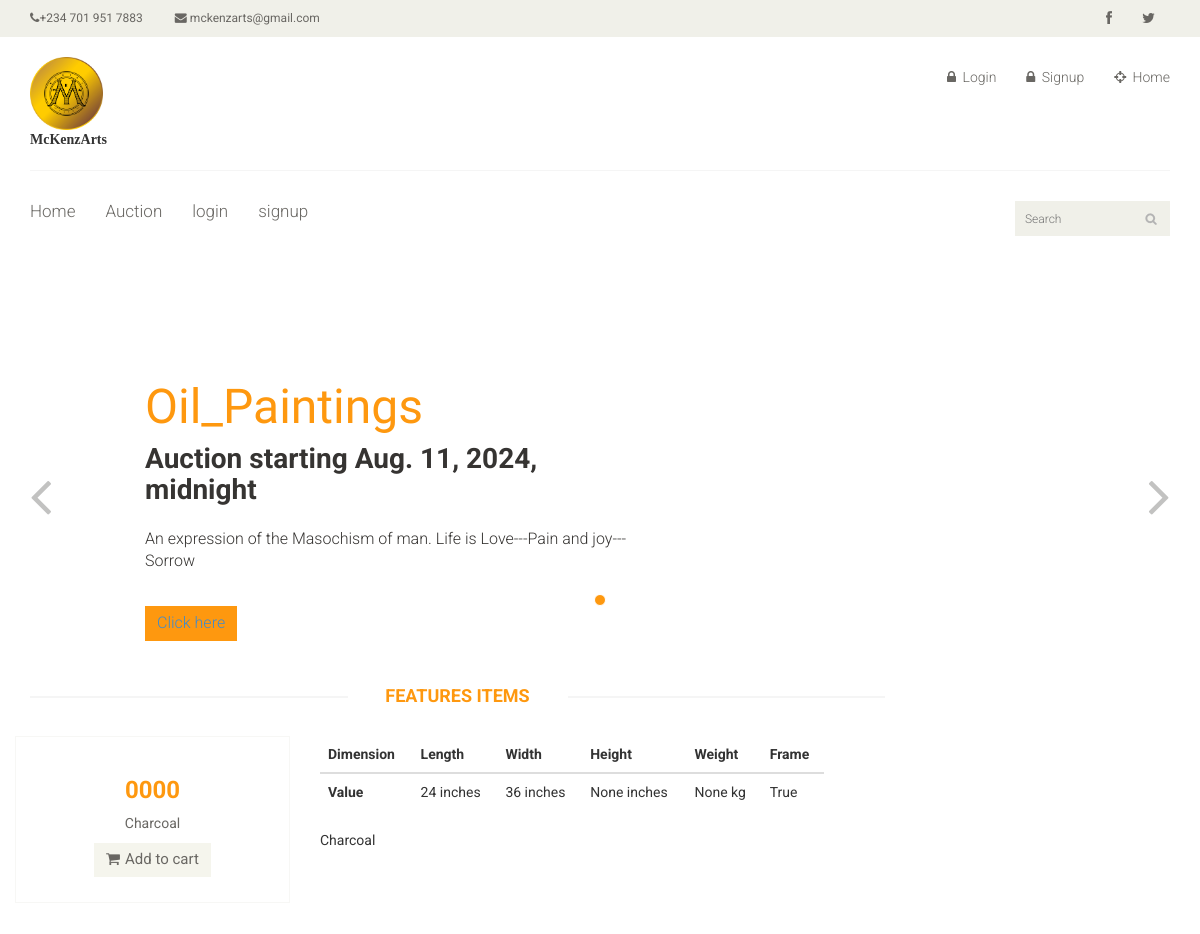
/product/Charcoal/, run on the app's committed database.
### artapp/models.py (models this page shows, shortened)
class Artproduct(models.Model):
    AUCTION_STATUS = (('None', 'None'),
                      ('Activated', 'Activated'),
                      ('Deactivated', 'Deactivated'),
                      )
    category = models.ForeignKey(
        Category, on_delete=models.CASCADE, null=True, blank=True, related_name='category')
    owner = models.ForeignKey(
        Custombaseuser, on_delete=models.CASCADE, null=True, blank=True, related_name='owner')
    name = models.CharField(max_length=150, blank=False)
    description = models.TextField(max_length=1500, blank=False)
    length = models.IntegerField(blank=True, null=True)
    width = models.IntegerField(blank=True, null=True)
    height = models.IntegerField(blank=True, null=True)
    weight = models.IntegerField(blank=True, null=True)
    frame = models.BooleanField(blank=True, null=True)
    brand = models.ForeignKey(
        Brand, on_delete=models.CASCADE, null=True, blank=True, related_name='category')
    creation_date = models.DateTimeField(auto_now_add=True, null=True)
    price = models.CharField(max_length=100, blank=False, null=True)
    auction_activated = models.CharField(
        max_length=200, choices=AUCTION_STATUS, default='STATUS[0]', blank=False, null=True)
    auction_time = models.DateTimeField(blank=True, null=True)
    auction_stop_time = models.DateTimeField(blank=True, null=True)
    def get_auction_url(self):
        return reverse('auction_view_detail', kwargs={"id": self.name})

### artapp/views.py (the view)
# urls.py: path('product/<str:id>/', product_view, name='product_view'),
def product_view(request, id):
    cat = Category.objects.filter(name='Smiling_Through_Pain')[0]
    slider1 = Artproduct.objects.filter(category=cat).first()
    art = Artproduct.objects.all()
    products = Artproduct.objects.filter(name=id).first()
    context = {'slider1': slider1, 'products': products, 'art': art}
    return render(request, 'products.html', context)

### artapp/templatetags/artproductserializer.py (called while the page is built)
@register.filter
def firstartpictures(value):
    pictures = ArtpictureModel.objects.filter(pic_name=value.id)
    return pictures.first().file.url

@register.filter
def secondartpictures(value):
    pictures = ArtpictureModel.objects.filter(pic_name=value.id)
    try:
        return pictures[1].file.url
    except:
        pass

### templates/products.html (shortened to what this page needs)
{% extends "index.html" %}
{% load static %}
{% load artproductserializer %}
{% load i18n %}
{% load allauth account %}
{% block content %}
<div class="col-sm-9 padding-right">
    <div class="features_items">
        <h2 class="title text-center">Features Items</h2>
        <div class="row">
            <div class="col-sm-4">
                <div class="product-image-wrapper">
                    <div class="single-products">
                        <div class="productinfo text-center">
                            <h2>{{products.price}}</h2>
                            <p>{{products.description}}</p>
                            <a href="#" class="btn btn-default add-to-cart"><i class="fa fa-shopping-cart"></i>Add to
                                cart</a>
                        </div>
                        <div class="product-overlay">
                            <div class="overlay-content">
                            </div>
                        </div>
                    </div>
                </div>
            </div>
            <div class="col-sm-7">
                <div class="single-products">
                    <table class="table">
                        <thead>
                            <tr>
                                <th scope="col">Dimension</th>
                                <th scope="col">Length</th>
                                <th scope="col">Width</th>
                                <th scope="col">Height</th>
                                <th scope="col">Weight</th>
                                <th scope="col">Frame</th>
                            </tr>
                        </thead>
                        <tbody>
                            <tr>
                                <th scope="row">Value</th>
                                <td>{{products.length}} inches</td>
                                <td>{{products.width}} inches</td>
                                <td>{{products.height}} inches</td>
                                <td>{{products.weight}} kg</td>
                                <td>{{products.frame}}</td>
                            </tr>
                        </tbody>
                    </table>
                    <div>{{products.description}}</div>
                </div>
            </div>
        </div>
    </div>
</div>
{% endblock content %}

### templates/index.html (shortened to what this page needs)
{% load static %}
{% load artproductserializer %}
<!DOCTYPE html>
<html lang="en">
<head>
	<link rel="stylesheet" href="https://cdnjs.cloudflare.com/ajax/libs/font-awesome/6.6.0/css/all.min.css"
 />
	<link href="{% static 'css/bootstrap.min.css' %}" rel="stylesheet">
	<link href="{% static 'css/font-awesome.min.css' %}" rel="stylesheet">
	<link href="{% static 'css/prettyPhoto.css' %}" rel="stylesheet">
	<link href="{% static 'css/price-range.css' %}" rel="stylesheet">
	<link href="{% static 'css/animate.css' %}" rel="stylesheet">
	<link href="{% static 'css/main.css' %}" rel="stylesheet">
	<link href="{% static 'css/responsive.css' %}" rel="stylesheet">
</head>
<body>
	<header id="header">
		{% block header_top %}
		<div class="header_top">
			<div class="container">
				<div class="row">
					<div class="col-sm-6">
						<div class="contactinfo">
							<ul class="nav nav-pills">
								<li><a href="#"><i class="fa fa-phone"></i>+234 701 951 7883</a></li>
								<li><a href="mailto:mckenzarts@gmail.com"><i class="fa fa-envelope"></i>
										mckenzarts@gmail.com</a></li>
							</ul>
						</div>
					</div>
					<div class="col-sm-6">
						<div class="social-icons pull-right">
							<ul class="nav navbar-nav">
								<li><a href="#"><i class="fa fa-facebook"></i></a></li>
								<li><a href="#"><i class="fa fa-twitter"></i></a></li>
							</ul>
						</div>
					</div>
				</div>
			</div>
		</div>
		{% endblock header_top %}
		{% block header_middle %}
		<div class="header-middle">
			<div class="container">
				<div class="row">
					<div class="col-sm-4">
						<div class="logo pull-left">
							<a href="{%url 'home'%}"><img style="height: 15%;
																	width: 20%;" src="{% static 'images/home/circle_icon_gold_and_white.png' %}" alt="LOGO" /></a>
							<div style="font-family: Garamond, serif;"><b>
									McKenzArts
								</b></div>
						</div>
					</div>
					<div class="col-sm-8">
						<div class="shop-menu pull-right">
							<ul class="nav navbar-nav">
								{% if request.user.is_authenticated %}
								<li><a href="{%url 'profile_view' %}"><i class="fa fa-user"></i> Account</a></li>
								<!-- <li><a href="#"><i class="fa fa-star"></i> Wishlist</a></li>
								<li><a href="checkout.html"><i class="fa fa-crosshairs"></i> Checkout</a></li>
								<li><a href="cart.html"><i class="fa fa-shopping-cart"></i> Cart</a></li> -->
								{%else%}
								<li><a href="{% url 'login' %}"><i class="fa fa-lock"></i> Login</a></li>
								<li><a href="{% url 'signup' %}"><i class="fa fa-lock"></i> Signup</a></li>
								<li><a href="{% url 'home' %}"><i class="fa fa-crosshairs"></i> Home</a></li>
								{%endif%}
							</ul>
						</div>
					</div>
				</div>
			</div>
		</div>
		{% endblock header_middle %}
		{% block header_bottom %}
		<div class="header-bottom">
			<div class="container">
				<div class="row">
					<div class="col-sm-9">
						<div class="mainmenu pull-left">
							<ul class="nav navbar-nav collapse navbar-collapse">
								<li><a href="{% url 'home' %}">Home</a></li>
								<li><a href="{% url 'auction_view' %}">Auction</a></li>
								{% if request.user.is_authenticated%}
								<li><a href="{% url 'logout_view' %}">logout</a></li>
								<li><a href="{% url 'profile_view' %}">Profile</a></li>
								{%else%}
								<li><a href="{% url 'login' %}">login</a></li>
								<li><a href="{% url 'signup' %}">signup</a></li>
								{%endif%}
							</ul>
						</div>
					</div>
					<div class="col-sm-3">
						<div class="search_box pull-right">
							<input type="text" placeholder="Search" />
						</div>
					</div>
				</div>
			</div>
		</div>
		{% endblock header_bottom %}
	</header>
	{% block slider %}
	<section id="slider">
		<div class="container">
			<div class="row">
				<div class="col-sm-12">
					<div id="slider-carousel" class="carousel slide" data-ride="carousel">
						<ol class="carousel-indicators">
							<li data-target="#slider-carousel" data-slide-to="0" class="active"></li>
						</ol>
						<div class="carousel-inner">
							<div class="item active">
								<div class="col-sm-6">
									<h1><span>{{slider1.name}}</span></h1>
									<h2><span>Auction</span> starting {{slider1.auction_time}}</h2>
									<p>{{slider1.description}} </p>
									<button type="button" class="btn btn-default get">
										<a href="{{slider1.get_auction_url}}">Click here</a>
									</button>
								</div>
								<div class="col-sm-6">
								</div>
							</div>
						</div>
						<a href="#slider-carousel" class="left control-carousel hidden-xs" data-slide="prev">
							<i class="fa fa-angle-left"></i>
						</a>
						<a href="#slider-carousel" class="right control-carousel hidden-xs" data-slide="next">
							<i class="fa fa-angle-right"></i>
						</a>
					</div>
				</div>
			</div>
		</div>
	</section>
	{% endblock slider %}
	<section>
		{% block content %}
		{% endblock content %}
		<div class="container">
			<div class="row">
			</div>
		</div>
	</section>
</body>
</html>

### static/css/main.css (style rules this page uses)
body { font-family: 'Roboto', sans-serif; background:; position: relative; font-weight:400px; }
ul li { list-style: none; }
a { -webkit-transition: 300ms; -moz-transition: 300ms; -o-transition: 300ms; transition: 300ms; }
h1, h2, h3, h4, h5, h6 { font-family: 'Roboto', sans-serif; }
.header_top { background: none repeat scroll 0 0 #F0F0E9; }
.contactinfo ul li:first-child { margin-left: -15px; }
.contactinfo ul li a { font-size: 12px; color: #696763; font-family: 'Roboto', sans-serif; }
.social-icons ul li a { border: 0 none; border-radius: 0; color: #696763; padding:0px; }
.social-icons ul li { display:inline-block; }
.social-icons ul li a i { padding: 11px 15px; transition: all 0.9s ease 0s; -moz-transition: all 0.9s ease 0s; -webkit-transition: all 0.9s ease 0s; -o-transition: all 0.9s ease 0s; }
.header-middle .container .row { border-bottom: 1px solid #f5f5f5; margin-left: 0; margin-right: 0; padding-bottom: 20px; padding-top: 20px; }
.header-middle .container .row .col-sm-4 { padding-left: 0; }
.header-middle .container .row .col-sm-8 { padding-right:0; }
.shop-menu ul li { display:inline-block; padding-left: 15px; padding-right: 15px; }
.shop-menu ul li:last-child { padding-right: 0; }
.shop-menu ul li a { background: #FFFFFF; color: #696763; font-family: 'Roboto', sans-serif; font-size: 14px; font-weight: 300; padding:0; padding-right: 0; margin-top: 10px; }
.shop-menu ul li a i { margin-right:3px; }
.header-bottom { padding-bottom: 30px; padding-top: 30px; }
.navbar-collapse.collapse { padding-left: 0; }
.mainmenu ul li { padding-right: 15px; padding-left: 15px; }
.mainmenu ul li:first-child { padding-left: 0px; }
.mainmenu ul li a { color: #696763; font-family: 'Roboto', sans-serif; font-size: 17px; font-weight: 300; padding: 0; padding-bottom: 10px; }
.search_box input { background: #F0F0E9; border: medium none; color: #B2B2B2; font-family: 'roboto'; font-size: 12px; font-weight: 300; height: 35px; outline: medium none; padding-left: 10px; width: 155px; background-image: url(../images/home/searchicon.png); background-repeat: no-repeat; background-position: 130px; }
#slider { padding-bottom: 45px; }
.carousel-indicators li { background: #C4C4BE; }
.carousel-indicators li.active { background: #FE980F; }
.item { padding-left: 100px; }
.item h1 { color: #B4B1AB; font-family: abel; font-size: 48px; margin-top: 115px; }
.item h1 span { color:#FE980F; }
.item h2 { color: #363432; font-family: 'Roboto', sans-serif; font-size: 28px; font-weight: 700; margin-bottom: 22px; margin-top: 10px; }
.item p { color:#363432; font-size:16px; font-weight:300; font-family: 'Roboto', sans-serif; }
.get { background: #FE980F; border: 0 none; border-radius: 0; color: #FFFFFF; font-family: 'Roboto', sans-serif; font-size: 16px; font-weight: 300; margin-top: 23px; }
.control-carousel { position: absolute; top: 50%; font-size: 60px; color: #C2C2C1; }
.right { right: 0; }
.left-sidebar h2:after, h2.title:after { content: " "; position: absolute; border: 1px solid #f5f5f5; bottom:8px; left: 0; width: 100%; height: 0; z-index: -2; }
h2.title:before { content: " "; position: absolute; background: #fff; bottom: -6px; width: 220px; height: 30px; z-index: -1; left: 50%; margin-left: -110px; }
.padding-right { padding-right: 0; }
.features_items { overflow:hidden; }
h2.title { color: #FE980F; font-family: 'Roboto', sans-serif; font-size: 18px; font-weight: 700; margin: 0 15px; text-transform: uppercase; margin-bottom: 30px; position: relative; }
.product-image-wrapper { border:1px solid #F7F7F5; overflow: hidden; margin-bottom:30px; }
.single-products { position: relative; }
.productinfo h2 { color: #FE980F; font-family: 'Roboto', sans-serif; font-size: 24px; font-weight: 700; }
.productinfo p { font-family: 'Roboto', sans-serif; font-size: 14px; font-weight: 400; color: #696763; }
.productinfo { position:relative; }
.product-overlay { background:#FE980F; top: 0; display: none; height: 0; position: absolute; transition: height 500ms ease 0s; width: 100%; display: block; opacity:; }
.product-overlay .overlay-content { bottom: 0; position: absolute; bottom: 0; text-align: center; width: 100%; }
.add-to-cart { background:#F5F5ED; border: 0 none; border-radius: 0; color: #696763; font-family: 'Roboto', sans-serif; font-size: 15px; margin-bottom: 25px; }
.add-to-cart i { margin-right:5px; }

### data on the page
Artproduct: name "Oil_Paintings", auction_time "Aug. 11, 2024, midnight", description "An expression of the Masochism of man. Life is Love---Pain and joy---Sorrow"
Artproduct: price "0000", description "Charcoal", length "24", width "36", height "None", weight "None", frame "True"
